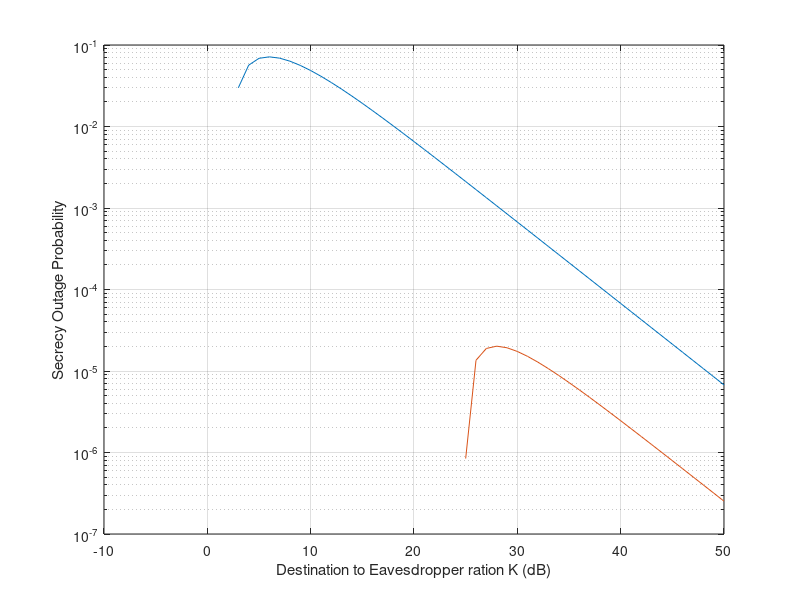

Write MATLAB code to recreate this figure.
thresholdCapacity = 1;
lambda = 2^thresholdCapacity;

snrmax = 60;
snrmin = -60;
random_snrs = rand(1000, 1) * (snrmax - snrmin) + snrmin;

Kdb = -10:50;
K = 10.^(Kdb./10);

avgSNR_eve = mean(random_snrs);
avgSNR_dest = K.*avgSNR_eve;

f1 = exp((-lambda+1)./avgSNR_dest);
f2 = avgSNR_dest./(lambda*avgSNR_eve+avgSNR_dest);

sop = 1 - f1.*f2;

semilogy(Kdb, sop);
ylabel('Secrecy Outage Probability');
xlabel('Destination to Eavesdropper ration K (dB)');

%% for a grater threshold capacity
thresholdCapacity = 2:5;
lambda = 2.^thresholdCapacity;

for i=lambda
    f1 = exp((-i+1)./avgSNR_dest);
    f2 = avgSNR_dest./(i*avgSNR_eve+avgSNR_dest);
    sop = 1 - f1.*f2;
    hold on;
    semilogy(Kdb, sop);
    hold off;
end
grid on;